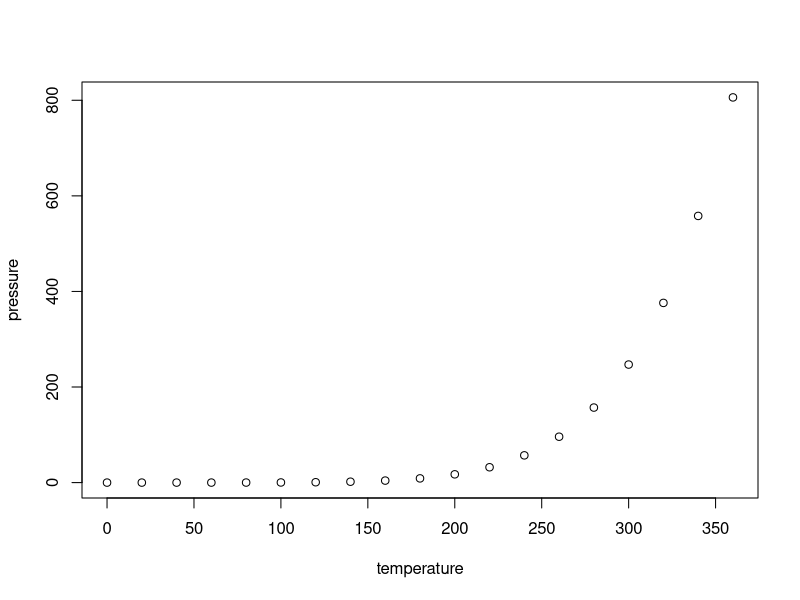
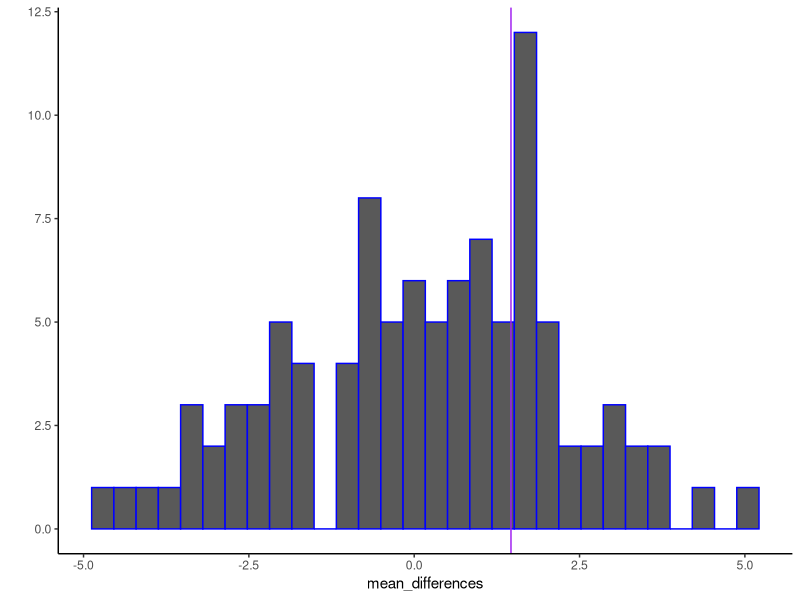

These figures' R source, in order:
## ---- chunk 1
knitr::opts_chunk$set(echo = TRUE)
## ---- chunk 2
summary(cars)
## ---- chunk 3
plot(pressure)
## ---- chunk 4

 library(ggplot2)
 
 
 
 library(ggplot2)
 
 group_1 <- rnorm(50,65,10)
 group_2 <- rnorm(50,65,10)
 
 randomization_test <- function(group_1,group_2,iterations=10000){
    
    mean(group_1)
    mean(group_2)
    mean(group_1)-mean(group_2)
   
    all_scores <- c(group_1,group_2)
    resample <- sample(all_scores)
    new_1_mean <- mean(resample[1:50])
    new_2_mean <- mean(resample[51:100])
    new_difference <- new_1_mean-new_2_mean
    new_difference
    
    mean_differences <- c()
    for(i in 1:iterations){
      resample <- sample(all_scores)
      new_1_mean <- mean(resample[1:50])
      new_2_mean <- mean(resample[51:100])
      mean_differences[i] <- new_1_mean-new_2_mean
    }
   
    the_plot <- qplot(mean_differences)+
      geom_histogram(color="blue")+
      geom_vline(xintercept=mean(group_1) - mean(group_2), color ="purple")+
      theme_classic()
   
    p_value <- length(mean_differences[mean_differences >= 4]) / length(mean_differences)
    
    my_output <- list(group_1_mean = mean(group_1),
                      group_2_mean = mean(group_2),
                      mean_difference = mean(group_1)-mean(group_2),
                      all_mean_differences = mean_differences,
                      plot = the_plot,
                      p_value = p_value
                      )
    
    return(my_output)
 
 }
 
 my_results <- randomization_test(group_1 = rnorm(50,65,10),
                    group_2 = rnorm(50,65,10),
                    iterations=100)
my_results$group_1_mean
my_results$plot


